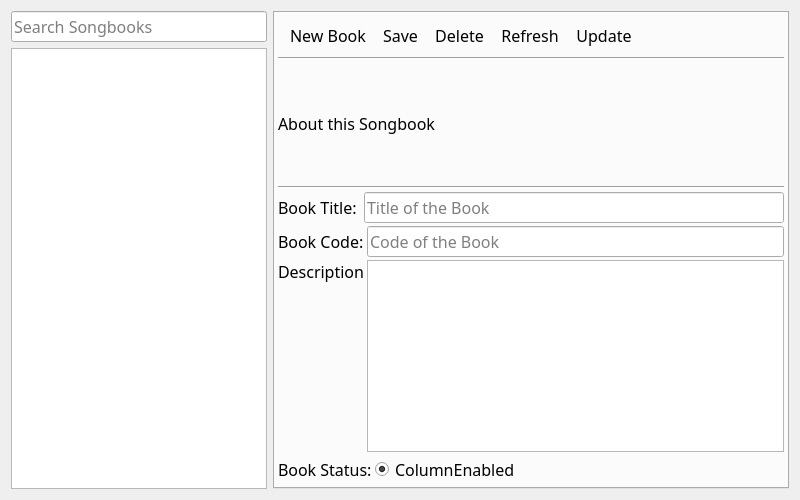
<?xml version="1.0" encoding="UTF-8"?>
<ui version="4.0">
 <class>AppSongbooks</class>
 <widget class="QDialog" name="AppSongbooks">
  <property name="geometry">
   <rect>
    <x>0</x>
    <y>0</y>
    <width>800</width>
    <height>500</height>
   </rect>
  </property>
  <property name="font">
   <font>
    <family>Trebuchet MS</family>
    <pointsize>12</pointsize>
   </font>
  </property>
  <property name="windowTitle">
   <string>Manage Songbooks</string>
  </property>
  <property name="windowIcon">
   <iconset resource="icons/icons.qrc">
    <normaloff>:/icons/app_icon</normaloff>:/icons/app_icon</iconset>
  </property>
  <property name="sizeGripEnabled">
   <bool>false</bool>
  </property>
  <layout class="QVBoxLayout" name="MainLayout">
   <item>
    <layout class="QHBoxLayout" name="CentralWidget">
     <property name="bottomMargin">
      <number>0</number>
     </property>
     <item>
      <layout class="QVBoxLayout" name="PanelLeft">
       <item>
        <widget class="QLineEdit" name="TxtSearch">
         <property name="sizePolicy">
          <sizepolicy hsizetype="Preferred" vsizetype="Fixed">
           <horstretch>0</horstretch>
           <verstretch>0</verstretch>
          </sizepolicy>
         </property>
         <property name="font">
          <font>
           <family>Trebuchet MS</family>
           <pointsize>12</pointsize>
          </font>
         </property>
         <property name="inputMask">
          <string/>
         </property>
         <property name="text">
          <string/>
         </property>
         <property name="placeholderText">
          <string>Search Songbooks</string>
         </property>
        </widget>
       </item>
       <item>
        <widget class="QListView" name="LstBooks">
         <property name="sizePolicy">
          <sizepolicy hsizetype="Preferred" vsizetype="Expanding">
           <horstretch>0</horstretch>
           <verstretch>0</verstretch>
          </sizepolicy>
         </property>
        </widget>
       </item>
      </layout>
     </item>
     <item>
      <layout class="QVBoxLayout" name="PanelRight">
       <item>
        <widget class="QTabWidget" name="BookTabs">
         <property name="enabled">
          <bool>true</bool>
         </property>
         <property name="sizePolicy">
          <sizepolicy hsizetype="Expanding" vsizetype="Expanding">
           <horstretch>0</horstretch>
           <verstretch>0</verstretch>
          </sizepolicy>
         </property>
         <property name="minimumSize">
          <size>
           <width>0</width>
           <height>0</height>
          </size>
         </property>
         <property name="font">
          <font>
           <family>Trebuchet MS</family>
           <pointsize>1</pointsize>
           <weight>50</weight>
           <bold>false</bold>
          </font>
         </property>
         <property name="tabPosition">
          <enum>QTabWidget::North</enum>
         </property>
         <property name="tabShape">
          <enum>QTabWidget::Triangular</enum>
         </property>
         <property name="currentIndex">
          <number>0</number>
         </property>
         <property name="elideMode">
          <enum>Qt::ElideNone</enum>
         </property>
         <property name="documentMode">
          <bool>false</bool>
         </property>
         <property name="tabsClosable">
          <bool>false</bool>
         </property>
         <property name="movable">
          <bool>true</bool>
         </property>
         <property name="tabBarAutoHide">
          <bool>true</bool>
         </property>
         <widget class="QWidget" name="TabPage1">
          <property name="sizePolicy">
           <sizepolicy hsizetype="Preferred" vsizetype="Fixed">
            <horstretch>0</horstretch>
            <verstretch>0</verstretch>
           </sizepolicy>
          </property>
          <property name="font">
           <font>
            <family>Trebuchet MS</family>
            <pointsize>12</pointsize>
            <weight>50</weight>
            <bold>false</bold>
           </font>
          </property>
          <property name="accessibleName">
           <string extracomment="This has to be equal to the tab title in all the main tabs">History</string>
          </property>
          <attribute name="title">
           <string/>
          </attribute>
          <layout class="QVBoxLayout" name="LayoutTabPage1">
           <property name="spacing">
            <number>3</number>
           </property>
           <property name="leftMargin">
            <number>3</number>
           </property>
           <property name="topMargin">
            <number>3</number>
           </property>
           <property name="rightMargin">
            <number>3</number>
           </property>
           <property name="bottomMargin">
            <number>3</number>
           </property>
           <item>
            <widget class="QToolBar" name="ToolbarEditor">
             <property name="sizePolicy">
              <sizepolicy hsizetype="Preferred" vsizetype="Fixed">
               <horstretch>0</horstretch>
               <verstretch>0</verstretch>
              </sizepolicy>
             </property>
             <property name="font">
              <font>
               <family>Trebuchet MS</family>
               <pointsize>12</pointsize>
               <weight>50</weight>
               <bold>false</bold>
              </font>
             </property>
             <property name="windowTitle">
              <string notr="true">toolBar1</string>
             </property>
             <property name="toolButtonStyle">
              <enum>Qt::ToolButtonTextBesideIcon</enum>
             </property>
             <addaction name="actionNew"/>
             <addaction name="actionSave"/>
             <addaction name="actionDelete"/>
             <addaction name="actionRefresh"/>
             <addaction name="actionUpdate"/>
            </widget>
           </item>
           <item>
            <widget class="Line" name="line">
             <property name="orientation">
              <enum>Qt::Horizontal</enum>
             </property>
            </widget>
           </item>
           <item>
            <widget class="QLabel" name="LblDescription">
             <property name="sizePolicy">
              <sizepolicy hsizetype="Minimum" vsizetype="Minimum">
               <horstretch>0</horstretch>
               <verstretch>0</verstretch>
              </sizepolicy>
             </property>
             <property name="text">
              <string>About this Songbook</string>
             </property>
            </widget>
           </item>
           <item>
            <widget class="Line" name="line_2">
             <property name="orientation">
              <enum>Qt::Horizontal</enum>
             </property>
            </widget>
           </item>
           <item>
            <layout class="QHBoxLayout" name="Layout1">
             <item>
              <widget class="QLabel" name="LblTitle">
               <property name="text">
                <string>Book Title: </string>
               </property>
              </widget>
             </item>
             <item>
              <widget class="QLineEdit" name="TxtTitle">
               <property name="placeholderText">
                <string>Title of the Book</string>
               </property>
              </widget>
             </item>
            </layout>
           </item>
           <item>
            <layout class="QHBoxLayout" name="Layout2">
             <item>
              <widget class="QLabel" name="LblCode">
               <property name="text">
                <string>Book Code:</string>
               </property>
              </widget>
             </item>
             <item>
              <widget class="QLineEdit" name="TxtCode">
               <property name="placeholderText">
                <string>Code of the Book</string>
               </property>
              </widget>
             </item>
            </layout>
           </item>
           <item>
            <layout class="QHBoxLayout" name="Layout3">
             <item>
              <widget class="QLabel" name="LblContent">
               <property name="sizePolicy">
                <sizepolicy hsizetype="Preferred" vsizetype="Preferred">
                 <horstretch>0</horstretch>
                 <verstretch>0</verstretch>
                </sizepolicy>
               </property>
               <property name="text">
                <string>Description</string>
               </property>
               <property name="alignment">
                <set>Qt::AlignLeading|Qt::AlignLeft|Qt::AlignTop</set>
               </property>
              </widget>
             </item>
             <item>
              <widget class="QPlainTextEdit" name="TxtContent">
               <property name="sizePolicy">
                <sizepolicy hsizetype="Expanding" vsizetype="Minimum">
                 <horstretch>0</horstretch>
                 <verstretch>0</verstretch>
                </sizepolicy>
               </property>
               <property name="placeholderText">
                <string extracomment="Description of the Book"/>
               </property>
              </widget>
             </item>
            </layout>
           </item>
           <item>
            <layout class="QHBoxLayout" name="LayoutStatus">
             <item>
              <widget class="QLabel" name="LblStatus">
               <property name="sizePolicy">
                <sizepolicy hsizetype="Fixed" vsizetype="Preferred">
                 <horstretch>0</horstretch>
                 <verstretch>0</verstretch>
                </sizepolicy>
               </property>
               <property name="text">
                <string>Book Status:</string>
               </property>
              </widget>
             </item>
             <item>
              <widget class="QRadioButton" name="BtnEnabled">
               <property name="sizePolicy">
                <sizepolicy hsizetype="Expanding" vsizetype="Fixed">
                 <horstretch>0</horstretch>
                 <verstretch>0</verstretch>
                </sizepolicy>
               </property>
               <property name="text">
                <string>ColumnEnabled</string>
               </property>
               <property name="checked">
                <bool>true</bool>
               </property>
              </widget>
             </item>
            </layout>
           </item>
          </layout>
         </widget>
        </widget>
       </item>
      </layout>
     </item>
    </layout>
   </item>
  </layout>
  <action name="actionNew">
   <property name="icon">
    <iconset resource="icons/icons.qrc">
     <normaloff>:/icons/field_add</normaloff>:/icons/field_add</iconset>
   </property>
   <property name="text">
    <string>New Book</string>
   </property>
  </action>
  <action name="actionSave">
   <property name="icon">
    <iconset resource="icons/icons.qrc">
     <normaloff>:/icons/check.png</normaloff>:/icons/check.png</iconset>
   </property>
   <property name="text">
    <string>Save</string>
   </property>
   <property name="toolTip">
    <string>Save</string>
   </property>
  </action>
  <action name="actionDelete">
   <property name="icon">
    <iconset resource="icons/icons.qrc">
     <normaloff>:/icons/delete.png</normaloff>:/icons/delete.png</iconset>
   </property>
   <property name="text">
    <string>Delete</string>
   </property>
  </action>
  <action name="actionUpdate">
   <property name="icon">
    <iconset resource="icons/icons.qrc">
     <normaloff>:/icons/browser_open</normaloff>:/icons/browser_open</iconset>
   </property>
   <property name="text">
    <string>Update</string>
   </property>
  </action>
  <action name="actionRefresh">
   <property name="icon">
    <iconset resource="icons/icons.qrc">
     <normaloff>:/icons/refresh</normaloff>:/icons/refresh</iconset>
   </property>
   <property name="text">
    <string>Refresh</string>
   </property>
  </action>
 </widget>
 <resources>
  <include location="icons/icons.qrc"/>
 </resources>
 <connections/>
</ui>
